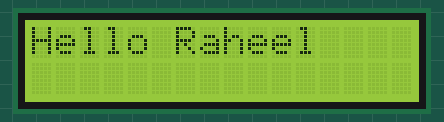
This program was run on a simulated ESP32 board running MicroPython. On the bench: 16×2 character LCD. Library files of the repository ran but are not shown: machine_i2c_lcd.py.

Above: at 0.1 s.
At 1.1 s:
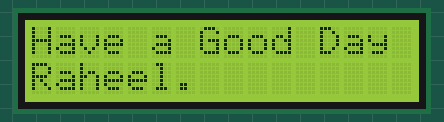
At 37.6 s:
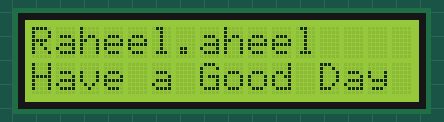

The program:

lcd_test1.py
```python
from machine import Pin, I2C, ADC
from time import sleep, sleep_ms
from machine_i2c_lcd import I2cLcd

i2c = I2C(0, scl=Pin(22), sda=Pin(21), freq=400000)

addr = i2c.scan()[0]

lcd = I2cLcd(i2c, addr, 2, 16)

while True:
    lcd.putstr("Hello Raheel\n")
    sleep(1)
    lcd.putstr("\nHave a Good Day Raheel.")
    sleep(1)
    lcd.clear()
    sleep(1)
```

Measured:
- what the display in image 0 shows lasts 1.0 s, from 0.1 s to 1.1 s
